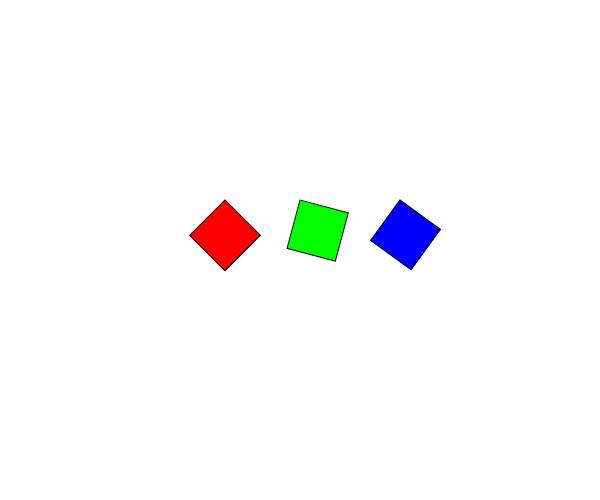
Frame 1 (no input)
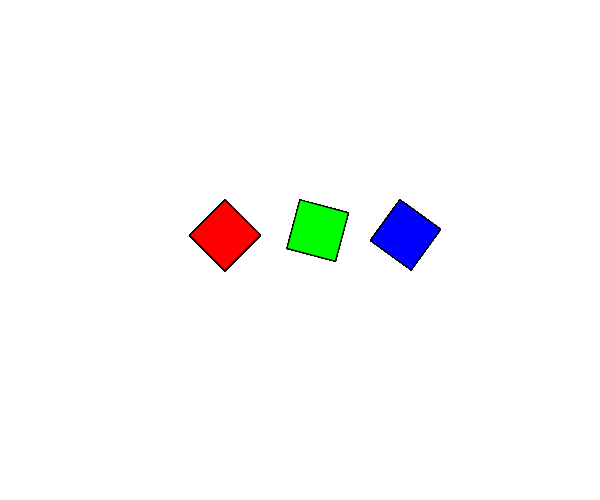
Frame 60 (no input)
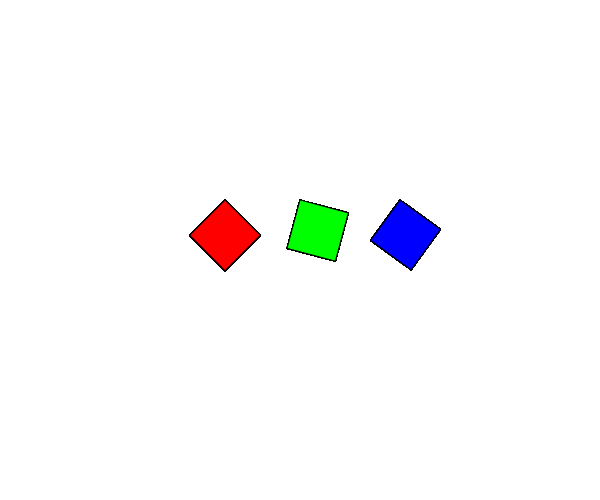
Frame 120 (the mouse pressed at the canvas centre since frame 60)

The p5.js sketch that drew these frames (run headless with seeded random() and noise() and a simulated clock; from frame 60 on, the mouse is pressed at the canvas centre):

// p5.js sketch
// ── sketch.js
function setup(){

	createCanvas(600,500);

	background(255); 

}

function draw(){




push();

translate(225,200);
fill(255,0,0);
rotate(PI/4.0);
rect(0,0,50,50);

pop();


push();

translate(300,200);
fill(0,255,0);
rotate(PI/12.0);
rect(0,0,50,50);

pop();


push();

translate(400,200);
fill(0,0,255);
rotate(PI/5.0);
rect(0,0,50,50);

pop();


}
